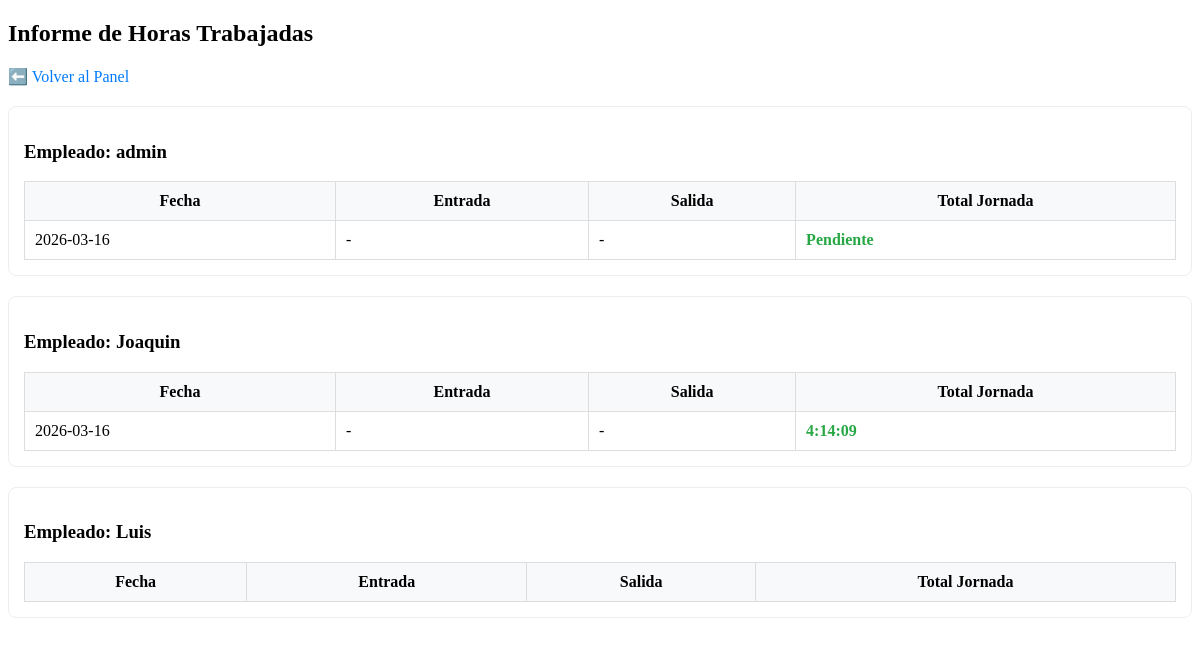
Screenshot of /admin/informe (signed in) with the database file from the repository.
### models.py (models this page shows)
class Usuario(db.Model):
    id = db.Column(db.Integer, primary_key=True)
    nombre = db.Column(db.String(100), nullable=False)
    password = db.Column(db.String(80), nullable=False, default="1234")
    rol = db.Column(db.String(20), default='empleado')

### app.py (the view)
@app.route('/admin/informe')
def admin_informe():
    user_id = session.get('user_id')
    user = db.session.get(Usuario, user_id)
    if not user or user.rol != 'admin':
        return redirect(url_for('index'))
    usuarios = Usuario.query.all()
    informe_final = []
    for u in usuarios:
        fichajes_u = Fichaje.query.filter_by(usuario_id=u.id).order_by(Fichaje.timestamp.asc()).all()
        horas_dia = calcular_horas_diarias(fichajes_u)
        informe_final.append({'nombre': u.nombre, 'dias': horas_dia})
    return render_template('informe.html', informe=informe_final)

### templates/informe.html
{% extends "base.html" %}
{% block content %}
    <h2>Informe de Horas Trabajadas</h2>
    <a href="/admin/panel" style="text-decoration: none; color: #007bff;">⬅️ Volver al Panel</a>
    {% for item in informe %}
        <div style="background: white; padding: 15px; border-radius: 8px; border: 1px solid #eee; margin-top: 20px;">
            <h3>Empleado: {{ item.nombre }}</h3>
            <table style="width: 100%; border-collapse: collapse;">
                <thead>
                    <tr style="background: #f8f9fa;">
                        <th style="padding: 10px; border: 1px solid #ddd;">Fecha</th>
                        <th style="padding: 10px; border: 1px solid #ddd;">Entrada</th>
                        <th style="padding: 10px; border: 1px solid #ddd;">Salida</th>
                        <th style="padding: 10px; border: 1px solid #ddd;">Total Jornada</th>
                    </tr>
                </thead>
                <tbody>
                    {% for fecha, datos in item.dias.items() %}
                    <tr>
                        <td style="padding: 10px; border: 1px solid #ddd;">{{ fecha }}</td>
                        <td style="padding: 10px; border: 1px solid #ddd;">{{ datos.entrada.strftime('%H:%M') if datos.entrada else '-' }}</td>
                        <td style="padding: 10px; border: 1px solid #ddd;">{{ datos.salida.strftime('%H:%M') if datos.salida else '-' }}</td>
                        <td style="padding: 10px; border: 1px solid #ddd; font-weight: bold; color: #28a745;">{{ datos.total_horas }}</td>
                    </tr>
                    {% endfor %}
                </tbody>
            </table>
        </div>
    {% endfor %}
{% endblock %}

### rows the page displays
Usuario: nombre "admin", dias "2026-03-16", entrada "-", salida "-", total_horas "Pendiente"
Usuario: nombre "Joaquin", dias "2026-03-16", entrada "-", salida "-", total_horas "4:14:09"
Usuario: nombre "Luis"
